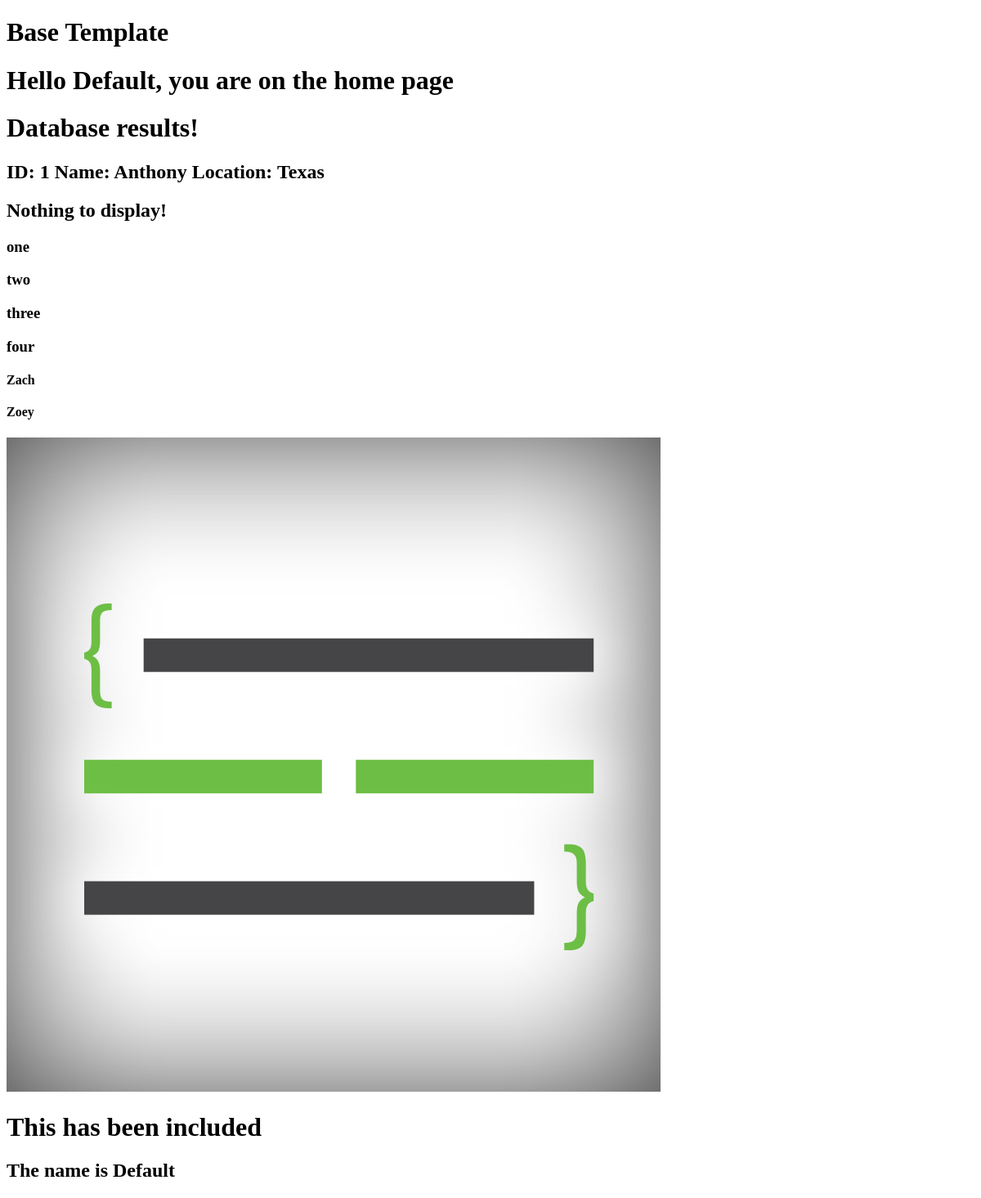
Page /home/ on the earlier database version.
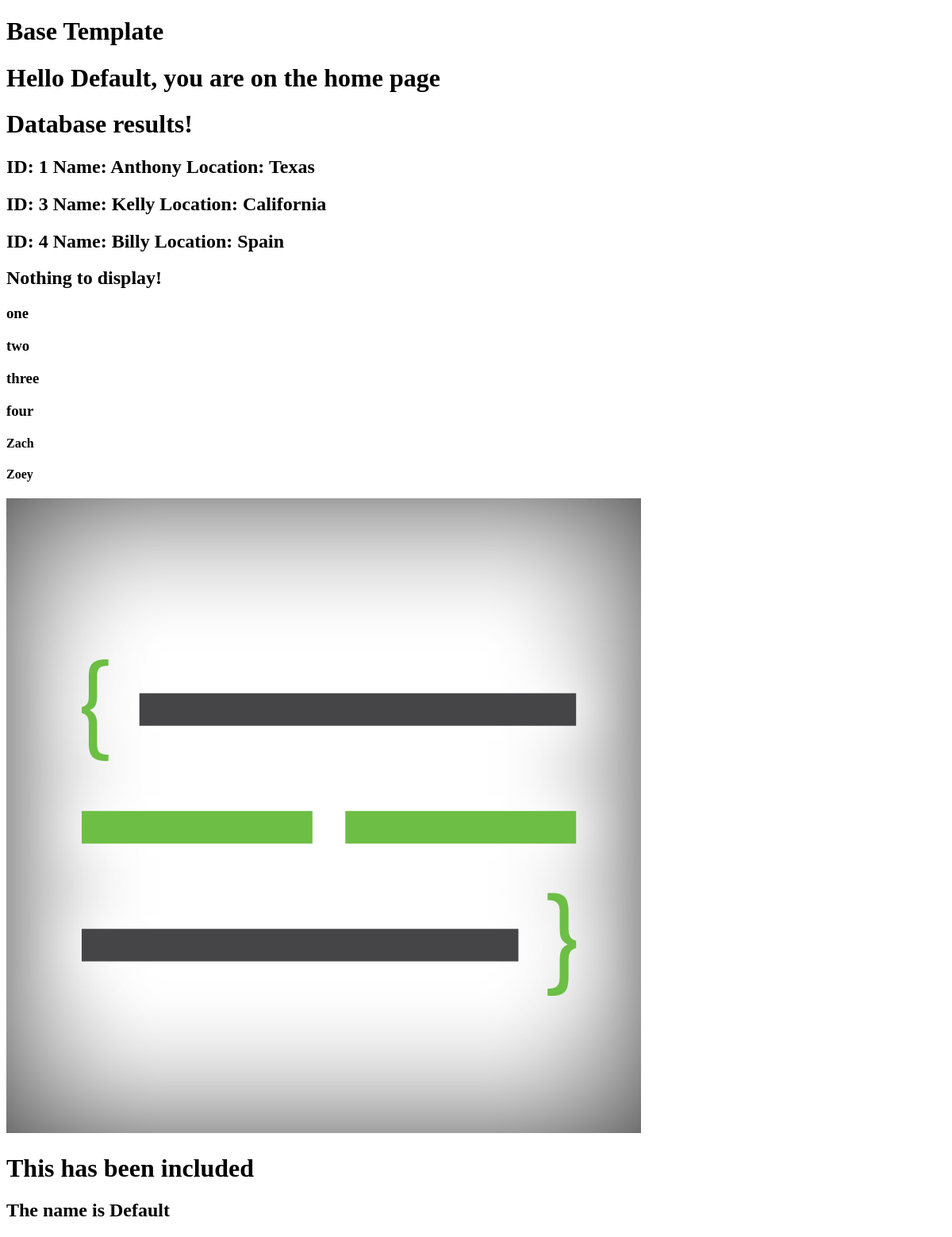
Same page on the later database version.
### tables this page shows
CREATE TABLE users (id integer primary key autoincrement, name text, location text);

### app.py (the view)
@app.route("/home/", methods=['POST', 'GET'], defaults={'name' : "Default"})
@app.route("/home/<string:name>", methods=['POST', 'GET'])
def home(name):
  session['name'] = name
  db = get_db()
  cur = db.execute('select id, name, location from users')
  results = cur.fetchall()
  return render_template('home.html', name=name, display=False,
                          mylist=['one', 'two', 'three', 'four'], listofdictionaries=[{'name' : 'Zach'}, {'name' : 'Zoey'}],
                          results = results)

### app.py (called while the page is built)
def connect_db():
  sql = sqlite3.connect('data.db')
  sql.row_factory = sqlite3.Row
  return sql

def get_db():
  if not hasattr(g, 'sqlite3'):
    g.sqlite_db = connect_db()
  return g.sqlite_db

### templates/home.html (shortened to what this page needs)
{% extends 'base.html' %}
{% block content %}
<h1>Hello {{name}}, you are on the home page</h1>
<h1>Database results!</h1>
{% for item in results %}
<h2>ID: {{ item.id }} Name: {{ item.name }} Location: {{ item.location }}</h2>
{% endfor %}
{% if display %}
<h2>This is being displayed.</h2>
{% else %}
<h2>Nothing to display!</h2>
{% endif %}
{% for x in mylist %}
<h3>{{x}}</h3>
{% endfor %}
{% for x in listofdictionaries%}
<h4>{{x.name}}</h4>
{% endfor %}
<img src="{{ url_for('static', filename='images/prettyprinted.png') }}">
{% include "include_this.html"%}
{% endblock%}

### templates/base.html (shortened to what this page needs)
<!DOCTYPE html>
<html>
  <head>
  </head>
  <body>
    <h1>Base Template</h1>
    {% block content %}{% endblock %}
  </body>
</html>

### templates/include_this.html
<h1>This has been included</h1>
<h2>The name is {{name}}</h2>

Differences in the rows shown:
added users: id "3", name "Kelly", location "California"
added users: id "4", name "Billy", location "Spain"
